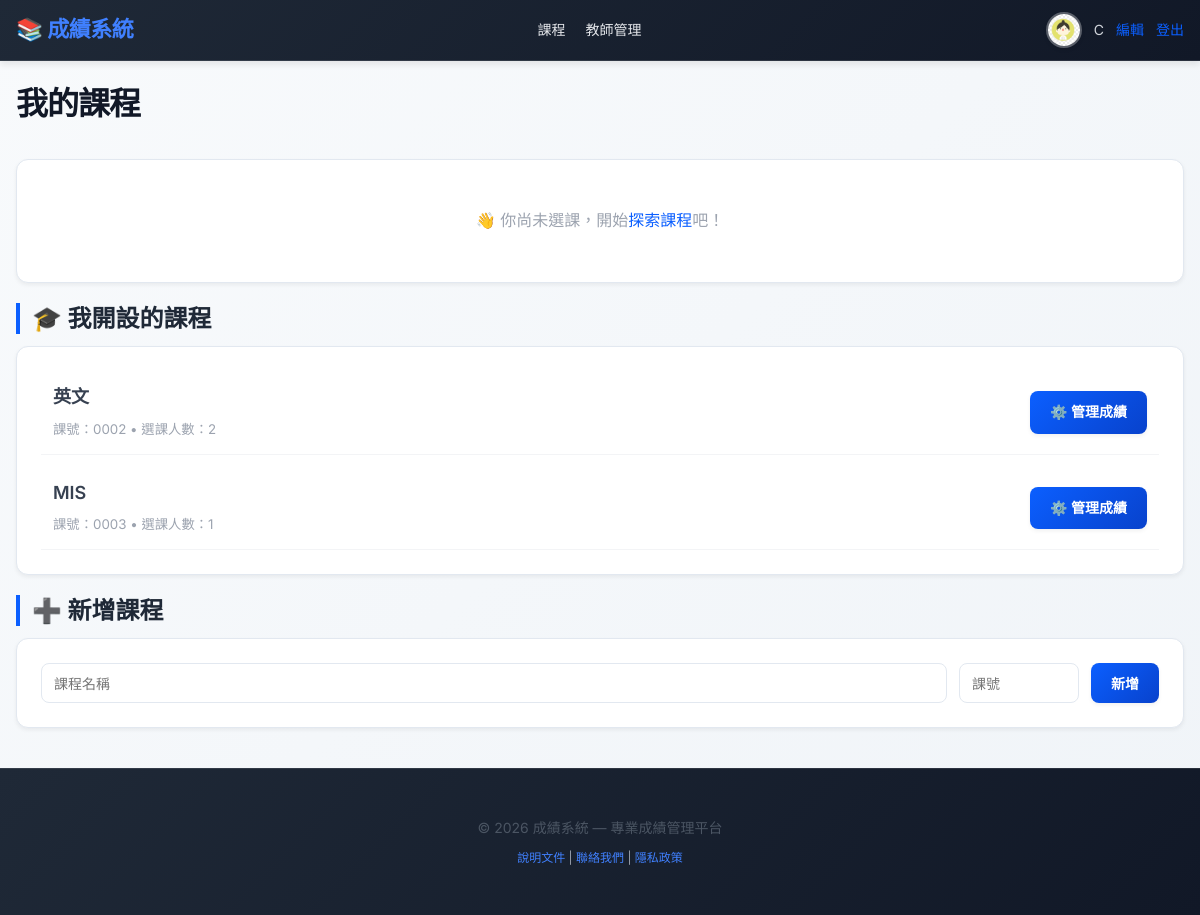
The app's page /courses/ (signed in) with its own data.
### catalog/models.py (models this page shows, shortened)
class Profile(models.Model):
    ROLE_CHOICES = (
        ("student", "學生"),
        ("teacher", "教師"),
    )
    user = models.OneToOneField(User, on_delete=models.CASCADE)
    role = models.CharField("身份", max_length=10, choices=ROLE_CHOICES, default="student")
    avatar = models.ImageField("大頭貼", upload_to="avatars/", null=True, blank=True)

class Course(models.Model):
    name = models.CharField("課名", max_length=100)
    course_code = models.CharField("課號", max_length=20, unique=True)
    teacher = models.CharField("任課老師", max_length=50, blank=True)
    teacher_user = models.ForeignKey(User, null=True, blank=True, on_delete=models.SET_NULL, related_name="teaching_courses")

### catalog/views.py (the view)
# urls.py: path('courses/', views.course_list, name='course_list'),
@login_required
def course_list(request):
    student = get_current_student(request)
    enrollments = Enrollment.objects.filter(student=student) if student else []
    avg_score = round(sum(e.average for e in enrollments) / len(enrollments), 2) if enrollments else 0
    all_courses = Course.objects.all()
    enrolled_course_ids = enrollments.values_list('course__id', flat=True) if student else []
    available_courses = [c for c in all_courses if c.id not in enrolled_course_ids]
    is_teacher = hasattr(request.user, 'profile') and request.user.profile.role == 'teacher'
    is_student = hasattr(request.user, 'profile') and request.user.profile.role == 'student' and student is not None
    teaching_courses = []
    if is_teacher:
        teaching_courses = Course.objects.filter(teacher_user=request.user)
    return render(request, 'course_list.html', {
        'enrollments': enrollments,
        'avg_score': avg_score,
        'courses': available_courses,
        'is_teacher': is_teacher,
        'is_student': is_student,
        'teaching_courses': teaching_courses,
    })

### catalog/views.py (called while the page is built)
def get_current_student(request):
    if not request.user.is_authenticated:
        return None
    student = Student.objects.filter(student_id=request.user.username).first()
    if student:
        return student
    if request.user.first_name:
        student = Student.objects.filter(name=request.user.first_name).first()
        if student:
            return student
    if hasattr(request.user, 'profile') and request.user.profile.role == 'student':
        student, created = Student.objects.get_or_create(student_id=request.user.username, defaults={'name': request.user.first_name or request.user.username})
        return student
    return None

### templates/course_list.html (shortened to what this page needs)
{% extends 'base.html' %}
{% block content %}
<div style="display: flex; justify-content: space-between; align-items: center; margin-bottom: 20px;">
  <h1>我的課程</h1>
</div>
{% if enrollments %}
<div class="card">
  <h2 style="margin-top: 0;">已選課程</h2>
  <table class="table">
    <thead>
      <tr>
        <th>課程名稱</th>
        <th style="text-align: center;">期中成績</th>
        <th style="text-align: center;">期末成績</th>
        <th style="text-align: center;">平均分數</th>
        <th style="text-align: center;">操作</th>
      </tr>
    </thead>
    <tbody>
      {% for e in enrollments %}
      <tr>
        <td>
          <strong><a href="{% url 'course_detail' e.course.id %}">{{ e.course.name }}</a></strong>
          <br><small style="color: #9ca3af;">{{ e.course.course_code }}</small>
        </td>
        <td style="text-align: center;">
          {% if e.midterm_score %}{{ e.midterm_score }}{% else %}<span style="color: #d1d5db;">—</span>{% endif %}
        </td>
        <td style="text-align: center;">
          {% if e.final_score %}{{ e.final_score }}{% else %}<span style="color: #d1d5db;">—</span>{% endif %}
        </td>
        <td style="text-align: center;">
          <strong style="color: var(--accent);">{{ e.average }}</strong>
        </td>
        <td style="text-align: center;">
          <a class="button secondary btn-icon" onclick="return confirm('確定要退選這門課嗎？')" href="{% url 'drop_course' e.course.id %}">
            <svg viewBox="0 0 24 24" fill="none" xmlns="http://www.w3.org/2000/svg" style="width:14px;">
              <path d="M6 7h12" stroke="currentColor" stroke-width="1.5" stroke-linecap="round" stroke-linejoin="round"/>
              <path d="M9 7v10a2 2 0 0 0 2 2h2a2 2 0 0 0 2-2V7" stroke="currentColor" stroke-width="1.5" stroke-linecap="round" stroke-linejoin="round"/>
            </svg>
            退選
          </a>
        </td>
      </tr>
      {% endfor %}
    </tbody>
  </table>
</div>
{% else %}
<div class="card" style="text-align: center; padding: 40px;">
  <p style="color: #9ca3af; font-size: 16px;">👋 你尚未選課，開始<a href="{% url 'index' %}">探索課程</a>吧！</p>
</div>
{% endif %}
{% if is_teacher %}
  <h2>🎓 我開設的課程</h2>
  {% if teaching_courses %}
  <div class="card">
    <div style="display: grid; gap: 12px;">
    {% for c in teaching_courses %}
      <div style="display: flex; justify-content: space-between; align-items: center; padding: 12px; border-bottom: 1px solid #f3f4f6;">
        <div>
          <h3 style="margin: 0 0 4px 0;">{{ c.name }}</h3>
          <small style="color: #9ca3af;">課號：{{ c.course_code }} • 選課人數：{{ c.enrollment_set.count }}</small>
        </div>
        <a href="{% url 'teacher_manage_course' c.id %}" class="button btn-icon">
          ⚙️ 管理成績
        </a>
      </div>
    {% endfor %}
    </div>
  </div>
  {% else %}
  <div class="card" style="text-align: center; padding: 30px;">
    <p style="color: #9ca3af;">尚未開課</p>
  </div>
  {% endif %}
  <h2>➕ 新增課程</h2>
  <div class="card">
    <form method="post" action="{% url 'add_course' %}">
      <div style="display: flex; gap: 12px; flex-wrap: wrap;">
        <input type="text" name="name" placeholder="課程名稱" required style="flex: 1; min-width: 200px;">
        <input type="text" name="course_code" placeholder="課號" required style="width: 120px;">
        <button class="button" type="submit">新增</button>
      </div>
    </form>
  </div>
{% endif %}
{% endblock %}

### templates/base.html (shortened to what this page needs)
{% load static %}
<!DOCTYPE html>
<html lang="zh-Hant">
<head>
  <link rel="stylesheet" href="{% static 'css/styles.css' %}">
</head>
<body>
{% block header %}
<header class="site-header">
  <div class="container">
    <nav class="nav">
      <div class="brand">
        <a href="{% url 'index' %}">📚 成績系統</a>
      </div>
      <div class="nav-links">
        {% if user.is_authenticated %}
          <a href="{% url 'course_list' %}">課程</a>
          {% if user.profile.role == 'teacher' %}
            <a href="#">教師管理</a>
          {% endif %}
        {% endif %}
      </div>
      <div class="user-area">
        {% if user.is_authenticated %}
          {% if user.profile.avatar %}
            <img class="avatar" src="{{ user.profile.avatar.url }}" alt="avatar">
          {% else %}
            <img class="avatar" src="{{ MEDIA_URL }}avatars/red.avif" alt="avatar">
          {% endif %}
          <span>{{ user.username }}</span>
          <a href="{% url 'edit_profile' %}">編輯</a>
          <a href="{% url 'logout' %}">登出</a>
        {% else %}
          <a href="{% url 'login' %}">登入</a>
          <a href="{% url 'register' %}">註冊</a>
        {% endif %}
      </div>
    </nav>
  </div>
</header>
{% endblock %}
<main class="container">
  {% block content %}{% endblock %}
</main>
<footer class="site-footer">
  <div class="container">
    <p>&copy; {% now "Y" %} 成績系統 — 專業成績管理平台</p>
    <p style="font-size: 12px; color: #9ca3af; margin-top: 8px;">
      <a href="#">說明文件</a> | <a href="#">聯絡我們</a> | <a href="#">隱私政策</a>
    </p>
  </div>
</footer>
</body>
</html>

### static/css/styles.css (style rules this page uses)
:root { --accent: #0b5fff; --accent-dark: #0842cc; --accent-light: #4080ff; --success: #10b981; --warning: #f59e0b; --danger: #ef4444; --muted: #6b7b8c; --muted-light: #a0aab8; --bg: #f8fafc; --bg-dark: #eef2f9; --card: #ffffff; --border: #e2e8f0; --shadow-xs: 0 1px 2px rgba(0,0,0,0.04); --shadow-sm: 0 2px 4px rgba(0,0,0,0.06); --shadow-md: 0 4px 6px rgba(0,0,0,0.08); --shadow-lg: 0 10px 20px rgba(0,0,0,0.08); }
* { box-sizing: border-box; }
html { scroll-behavior: smooth; }
body { font-family: 'Inter', -apple-system, BlinkMacSystemFont, 'Segoe UI', Roboto, 'Noto Sans TC', Arial; background: linear-gradient(135deg, var(--bg) 0%, #f0f4f8 100%); color: #1f2937; margin: 0; line-height: 1.6; -webkit-font-smoothing: antialiased; -moz-osx-font-smoothing: grayscale; }
.container { max-width: 1200px; margin: 0 auto; padding: 0 16px; }
.site-header { background: linear-gradient(135deg, #1f2937 0%, #111827 100%); color: #fff; border-bottom: 1px solid rgba(255,255,255,0.1); box-shadow: var(--shadow-md); position: sticky; top: 0; z-index: 100; }
.site-header .container { padding: 12px 16px; }
.site-header .nav { display: flex; align-items: center; justify-content: space-between; gap: 20px; flex-wrap: wrap; }
.brand a { font-weight: 800; color: var(--accent-light); font-size: 22px; text-decoration: none; letter-spacing: -0.5px; }
.nav-links { display: flex; gap: 20px; align-items: center; }
.nav-links a { color: #e5e7eb; text-decoration: none; font-weight: 500; font-size: 14px; transition: color 0.2s; }
.user-area { display: flex; align-items: center; gap: 12px; font-size: 14px; color: #d1d5db; }
.avatar { width: 36px !important; height: 36px !important; border-radius: 50% !important; object-fit: cover !important; border: 2px solid rgba(255,255,255,0.3); flex-shrink: 0; box-shadow: var(--shadow-sm); }
img { max-width: 100%; height: auto; }
h1 { color: #111827; font-size: 32px; font-weight: 800; line-height: 1.2; margin: 24px 0 16px 0; letter-spacing: -1px; }
h2 { color: #1f2937; font-size: 24px; font-weight: 700; line-height: 1.3; margin: 20px 0 12px 0; border-left: 4px solid var(--accent); padding-left: 12px; }
h3 { color: #374151; font-size: 18px; font-weight: 600; margin: 16px 0 8px 0; }
p { margin: 8px 0; color: #4b5563; }
a { color: var(--accent); text-decoration: none; font-weight: 500; transition: color 0.2s; }
.card { background: var(--card); padding: 24px; border-radius: 12px; border: 1px solid var(--border); box-shadow: var(--shadow-sm); margin-bottom: 20px; transition: all 0.2s ease; }
.button { display: inline-flex; align-items: center; justify-content: center; gap: 8px; background: linear-gradient(135deg, var(--accent) 0%, var(--accent-dark) 100%); color: #fff !important; padding: 10px 20px; border-radius: 8px; text-decoration: none; font-weight: 600; font-size: 14px; border: none; cursor: pointer; transition: all 0.2s ease; box-shadow: var(--shadow-sm); white-space: nowrap; }
.btn-icon { display: inline-flex; align-items: center; gap: 6px; }
input[type=text], input[type=password], input[type=email], input[type=number], input[type=file], textarea, select { width: 100%; padding: 10px 12px; border: 1px solid var(--border); border-radius: 8px; font-family: inherit; font-size: 14px; color: #1f2937; transition: border-color 0.2s, box-shadow 0.2s; }
.site-footer { background: linear-gradient(135deg, #1f2937 0%, #111827 100%); color: #d1d5db; padding: 40px 16px; margin-top: 40px; text-align: center; border-top: 1px solid rgba(255,255,255,0.1); font-size: 14px; }
.site-footer a { color: var(--accent-light); }

### records on screen
Course: name "英文", course_code "0002", enrollment_set.count "2"
Course: name "MIS", course_code "0003", enrollment_set.count "1"

### other values on screen
{{ user.username }} "C"
